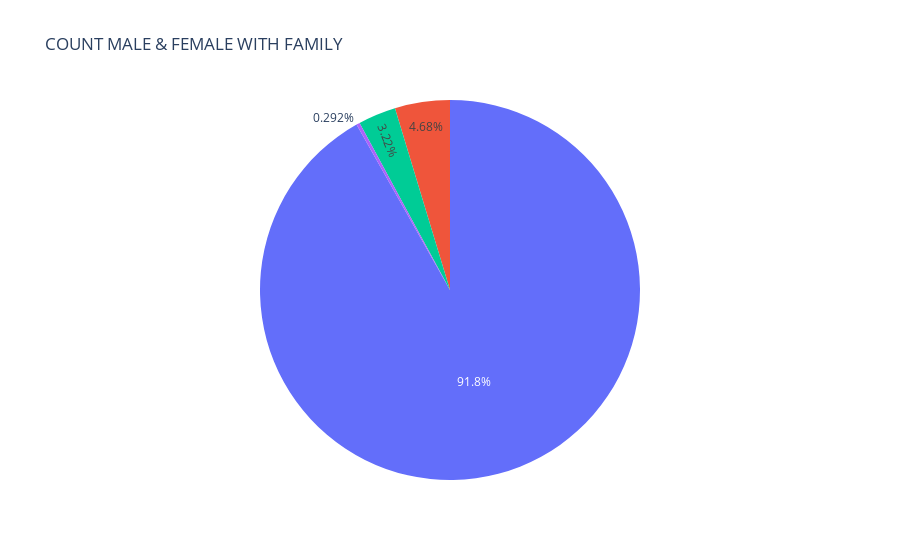

The code cell stored with this chart in its notebook:
### Markdown cell above
Most of the participants in the study are 20 years old, specifically 19-21-22 years old.

### Code cell
#Count of each sex with family_support
import plotly.express as px

PersonalityPopu = df.groupby('scholar')[["fam_support"]].value_counts()
#PersonalityPopu.plot(kind='pie', colormap='jet')

#names = ["FEMALE, Yes", "FEMALE, No", "MALE, Yes", "MALE, No"]
fig = px.pie(df, values=PersonalityPopu, title="COUNT MALE & FEMALE WITH FAMILY")
fig.show()

### Figure 1 — Plotly figure (JSON) as saved in the notebook; plotly's stock layout.template omitted (floating-point values rounded to 4 significant figures)
{"data": [{"domain": {"x": [0, 1], "y": [0, 1]}, "hovertemplate": "value=%{value}<extra></extra>", "legendgroup": "", "name": "", "showlegend": false, "type": "pie", "values": [314, 11, 16, 1]}], "layout": {"legend": {"tracegroupgap": 0}, "title": {"text": "COUNT MALE & FEMALE WITH FAMILY"}}}
